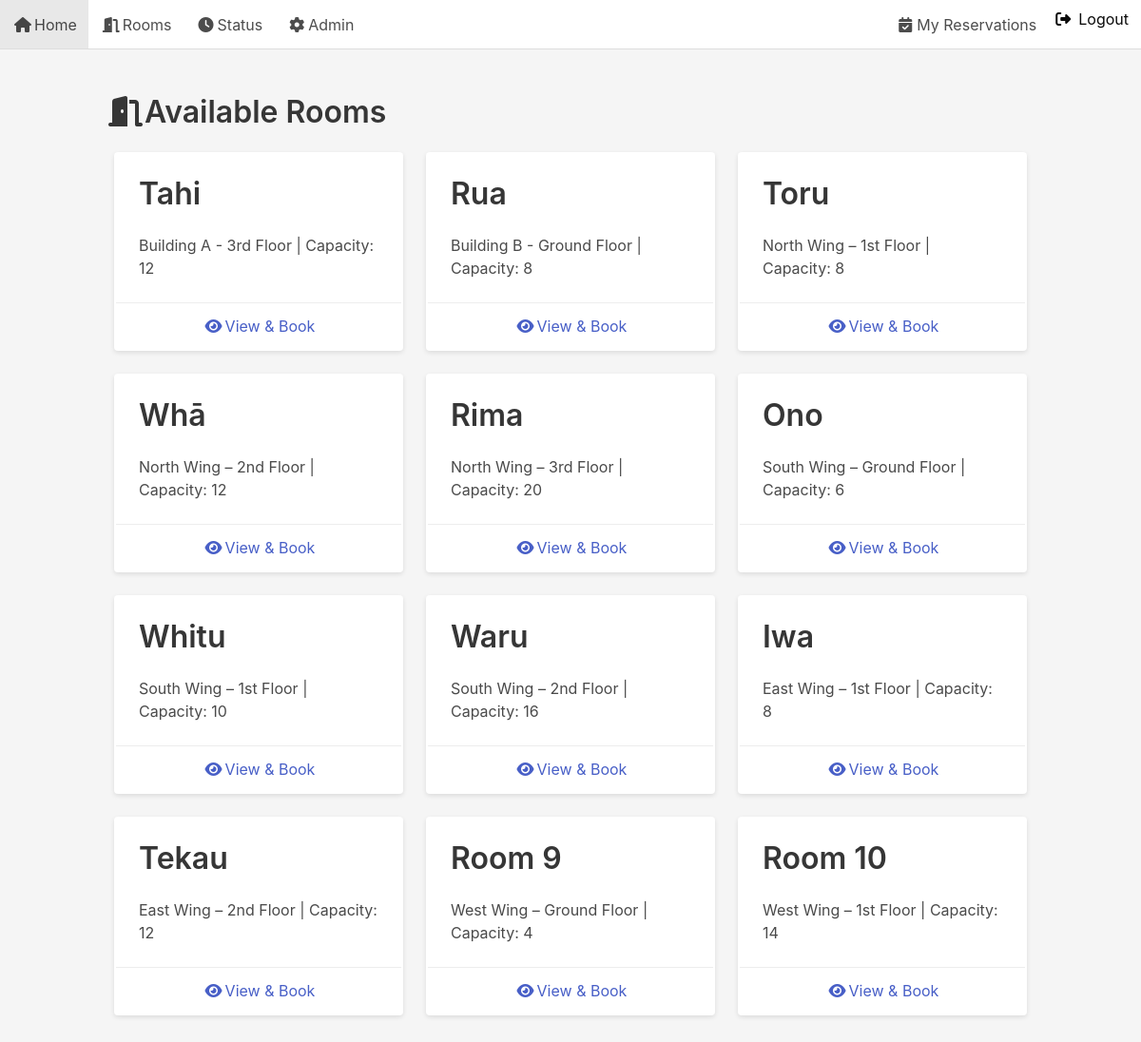
Screenshot of /rooms/ (signed in) with the database file from the repository.
### reservations/models.py (models this page shows, shortened)
class Room(models.Model):
    name        = models.CharField(max_length=100)
    location    = models.CharField(max_length=100)
    capacity    = models.PositiveIntegerField()
    description = models.TextField(blank=True)

### reservations/views.py (the view)
# urls.py: path('rooms/',           views.room_list,         name='room_list'),
def room_list(request):
    rooms = Room.objects.all()
    return render(request, 'reservations/room_list.html', {'rooms': rooms})

### templates/reservations/room_list.html (shortened to what this page needs)
{% extends 'base.html' %}
{% block content %}
  <h1 class="title"><span class="icon"><i class="fas fa-door-open"></i></span> Available Rooms</h1>
  <div class="columns is-multiline">
    {% for room in rooms %}
      <div class="column is-4">
        <div class="card">
          <div class="card-content">
            <p class="title">{{ room.name }}</p>
            <p>{{ room.location }} | Capacity: {{ room.capacity }}</p>
          </div>
          <footer class="card-footer">
            <a href="{% url 'room_detail' room.pk %}" class="card-footer-item">
              <span class="icon"><i class="fas fa-eye"></i></span>
              <span>View & Book</span>
            </a>
          </footer>
        </div>
      </div>
    {% endfor %}
  </div>
{% endblock %}

### staticfiles/css/custom.css (style rules this page uses)
body { background-color: #f5f5f5; }
.card { box-shadow: 0 2px 5px rgba(0,0,0,0.1); border: 2px solid transparent; }

### rows the page displays
Room: name "Tahi", location "Building A - 3rd Floor", capacity "12"
Room: name "Rua", location "Building B - Ground Floor", capacity "8"
Room: name "Toru", location "North Wing – 1st Floor", capacity "8"
Room: name "Whā", location "North Wing – 2nd Floor", capacity "12"
Room: name "Rima", location "North Wing – 3rd Floor", capacity "20"
Room: name "Ono", location "South Wing – Ground Floor", capacity "6"
Room: name "Whitu", location "South Wing – 1st Floor", capacity "10"
Room: name "Waru", location "South Wing – 2nd Floor", capacity "16"
Room: name "Iwa", location "East Wing – 1st Floor", capacity "8"
Room: name "Tekau", location "East Wing – 2nd Floor", capacity "12"
Room: name "Room 9", location "West Wing – Ground Floor", capacity "4"
Room: name "Room 10", location "West Wing – 1st Floor", capacity "14"
